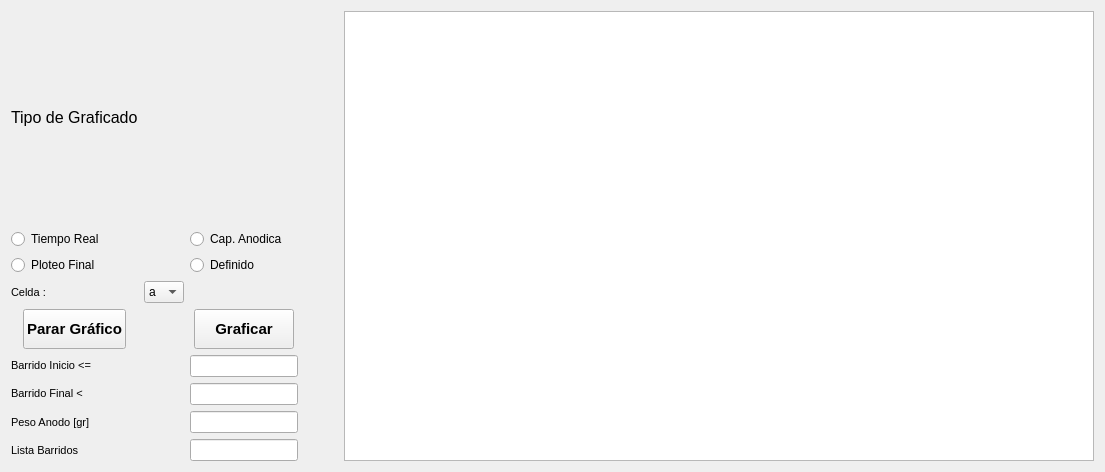
         <widget class="QWidget" name="Graficado">
          <attribute name="title">
           <string>Graficado</string>
          </attribute>
          <layout class="QHBoxLayout" name="horizontalLayout_3">
           <item>
            <layout class="QGridLayout" name="gridLayout_5">
             <property name="sizeConstraint">
              <enum>QLayout::SetMaximumSize</enum>
             </property>
             <item row="17" column="0">
              <widget class="QLabel" name="label_23">
               <property name="font">
                <font>
                 <pointsize>8</pointsize>
                </font>
               </property>
               <property name="text">
                <string>Barrido Final &lt;</string>
               </property>
              </widget>
             </item>
             <item row="14" column="2">
              <widget class="QLineEdit" name="LEBarIn">
               <property name="sizePolicy">
                <sizepolicy hsizetype="Fixed" vsizetype="Fixed">
                 <horstretch>0</horstretch>
                 <verstretch>0</verstretch>
                </sizepolicy>
               </property>
               <property name="minimumSize">
                <size>
                 <width>100</width>
                 <height>0</height>
                </size>
               </property>
              </widget>
             </item>
             <item row="5" column="2">
              <widget class="QRadioButton" name="RDdefinido">
               <property name="text">
                <string>Definido</string>
               </property>
              </widget>
             </item>
             <item row="8" column="2" alignment="Qt::AlignHCenter">
              <widget class="QPushButton" name="BotPlot">
               <property name="sizePolicy">
                <sizepolicy hsizetype="Fixed" vsizetype="Maximum">
                 <horstretch>0</horstretch>
                 <verstretch>0</verstretch>
                </sizepolicy>
               </property>
               <property name="minimumSize">
                <size>
                 <width>100</width>
                 <height>40</height>
                </size>
               </property>
               <property name="font">
                <font>
                 <pointsize>11</pointsize>
                 <weight>75</weight>
                 <italic>false</italic>
                 <bold>true</bold>
                 <underline>false</underline>
                 <stylestrategy>PreferDefault</stylestrategy>
                 <kerning>false</kerning>
                </font>
               </property>
               <property name="text">
                <string>Graficar</string>
               </property>
              </widget>
             </item>
             <item row="19" column="2">
              <widget class="QLineEdit" name="LELisBarridos">
               <property name="sizePolicy">
                <sizepolicy hsizetype="Fixed" vsizetype="Fixed">
                 <horstretch>0</horstretch>
                 <verstretch>0</verstretch>
                </sizepolicy>
               </property>
              </widget>
             </item>
             <item row="6" column="1">
              <widget class="QComboBox" name="cmbCelPlot">
               <property name="sizePolicy">
                <sizepolicy hsizetype="Fixed" vsizetype="Fixed">
                 <horstretch>0</horstretch>
                 <verstretch>0</verstretch>
                </sizepolicy>
               </property>
               <item>
                <property name="text">
                 <string>a</string>
                </property>
               </item>
               <item>
                <property name="text">
                 <string>b</string>
                </property>
               </item>
               <item>
                <property name="text">
                 <string>c</string>
                </property>
               </item>
               <item>
                <property name="text">
                 <string>d</string>
                </property>
               </item>
               <item>
                <property name="text">
                 <string>e</string>
                </property>
               </item>
               <item>
                <property name="text">
                 <string>f</string>
                </property>
               </item>
               <item>
                <property name="text">
                 <string>g</string>
                </property>
               </item>
               <item>
                <property name="text">
                 <string>h</string>
                </property>
               </item>
               <item>
                <property name="text">
                 <string>i</string>
                </property>
               </item>
               <item>
                <property name="text">
                 <string>j</string>
                </property>
               </item>
               <item>
                <property name="text">
                 <string>k</string>
                </property>
               </item>
               <item>
                <property name="text">
                 <string>l</string>
                </property>
               </item>
               <item>
                <property name="text">
                 <string>m</string>
                </property>
               </item>
               <item>
                <property name="text">
                 <string>n</string>
                </property>
               </item>
               <item>
                <property name="text">
                 <string>o</string>
                </property>
               </item>
               <item>
                <property name="text">
                 <string>p</string>
                </property>
               </item>
              </widget>
             </item>
             <item row="14" column="0">
              <widget class="QLabel" name="label_24">
               <property name="font">
                <font>
                 <pointsize>8</pointsize>
                </font>
               </property>
               <property name="text">
                <string>Barrido Inicio &lt;= </string>
               </property>
              </widget>
             </item>
             <item row="18" column="0">
              <widget class="QLabel" name="label_14">
               <property name="font">
                <font>
                 <pointsize>8</pointsize>
                </font>
               </property>
               <property name="text">
                <string>Peso Anodo [gr]</string>
               </property>
              </widget>
             </item>
             <item row="18" column="2">
              <widget class="QLineEdit" name="LEPesoAnodo">
               <property name="sizePolicy">
                <sizepolicy hsizetype="Fixed" vsizetype="Fixed">
                 <horstretch>0</horstretch>
                 <verstretch>0</verstretch>
                </sizepolicy>
               </property>
              </widget>
             </item>
             <item row="6" column="0">
              <widget class="QLabel" name="label_21">
               <property name="font">
                <font>
                 <pointsize>8</pointsize>
                </font>
               </property>
               <property name="text">
                <string>Celda : </string>
               </property>
              </widget>
             </item>
             <item row="17" column="2">
              <widget class="QLineEdit" name="LEBarFin">
               <property name="sizePolicy">
                <sizepolicy hsizetype="Fixed" vsizetype="Fixed">
                 <horstretch>0</horstretch>
                 <verstretch>0</verstretch>
                </sizepolicy>
               </property>
               <property name="minimumSize">
                <size>
                 <width>100</width>
                 <height>0</height>
                </size>
               </property>
              </widget>
             </item>
             <item row="19" column="0">
              <widget class="QLabel" name="label_12">
               <property name="font">
                <font>
                 <pointsize>8</pointsize>
                </font>
               </property>
               <property name="text">
                <string>Lista Barridos</string>
               </property>
              </widget>
             </item>
             <item row="1" column="0">
              <widget class="QLabel" name="label_17">
               <property name="sizePolicy">
                <sizepolicy hsizetype="Minimum" vsizetype="Minimum">
                 <horstretch>0</horstretch>
                 <verstretch>0</verstretch>
                </sizepolicy>
               </property>
               <property name="minimumSize">
                <size>
                 <width>0</width>
                 <height>50</height>
                </size>
               </property>
               <property name="font">
                <font>
                 <pointsize>12</pointsize>
                 <weight>50</weight>
                 <bold>false</bold>
                </font>
               </property>
               <property name="text">
                <string>Tipo de Graficado</string>
               </property>
              </widget>
             </item>
             <item row="2" column="2">
              <widget class="QRadioButton" name="RBCapac">
               <property name="text">
                <string>Cap. Anodica</string>
               </property>
              </widget>
             </item>
             <item row="8" column="0" alignment="Qt::AlignHCenter">
              <widget class="QPushButton" name="BotParaPlot">
               <property name="sizePolicy">
                <sizepolicy hsizetype="Fixed" vsizetype="Maximum">
                 <horstretch>0</horstretch>
                 <verstretch>0</verstretch>
                </sizepolicy>
               </property>
               <property name="minimumSize">
                <size>
                 <width>100</width>
                 <height>40</height>
                </size>
               </property>
               <property name="font">
                <font>
                 <pointsize>11</pointsize>
                 <weight>75</weight>
                 <italic>false</italic>
                 <bold>true</bold>
                 <underline>false</underline>
                 <stylestrategy>PreferDefault</stylestrategy>
                 <kerning>false</kerning>
                </font>
               </property>
               <property name="text">
                <string>Parar Gráfico</string>
               </property>
              </widget>
             </item>
             <item row="2" column="0">
              <widget class="QRadioButton" name="RBTiemReal">
               <property name="text">
                <string>Tiempo Real</string>
               </property>
              </widget>
             </item>
             <item row="5" column="0">
              <widget class="QRadioButton" name="RBPlotFin_2">
               <property name="text">
                <string>Ploteo Final</string>
               </property>
              </widget>
             </item>
            </layout>
           </item>
           <item>
            <spacer name="horizontalSpacer_2">
             <property name="orientation">
              <enum>Qt::Horizontal</enum>
             </property>
             <property name="sizeHint" stdset="0">
              <size>
               <width>40</width>
               <height>20</height>
              </size>
             </property>
            </spacer>
           </item>
           <item>
            <widget class="GraphicsLayoutWidget" name="plot">
             <property name="enabled">
              <bool>true</bool>
             </property>
             <property name="sizePolicy">
              <sizepolicy hsizetype="Preferred" vsizetype="Preferred">
               <horstretch>0</horstretch>
               <verstretch>0</verstretch>
              </sizepolicy>
             </property>
             <property name="minimumSize">
              <size>
               <width>750</width>
               <height>450</height>
              </size>
             </property>
             <property name="maximumSize">
              <size>
               <width>16777215</width>
               <height>16777215</height>
              </size>
             </property>
             <property name="baseSize">
              <size>
               <width>0</width>
               <height>30</height>
              </size>
             </property>
            </widget>
           </item>
          </layout>
         </widget>
